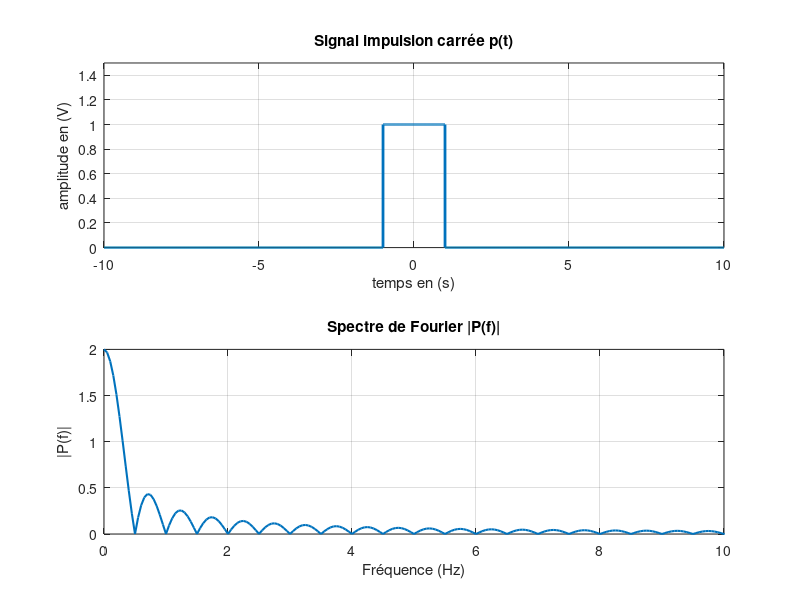

Recreate this plot in MATLAB.
Fe = 1000;              % Fréquence d'échantillonnage
t = -10:1/Fe:10;        % Axe temporel

p = zeros(size(t));     % Initialisation du signal p(t) une fois que t est défini
id = (t > -1) & (t <= 1);
p(id) = 1;

sp_p = abs(fft(p));      % Module de la transformée de Fourier
sp_p = sp_p / Fe;        % Normalisation (optionnelle mais courante)

N = length(p);           % Nombre d'échantillons
fr = (0:N-1)*(Fe/N);     % Axe des fréquences (Hz)

figure(2);
subplot(2,1,1);
plot(t, p, 'LineWidth', 2); grid on;
axis([-10 10 0 1.5]);
xlabel('temps en (s)');
ylabel('amplitude en (V)');
title('Signal impulsion carrée p(t)');

subplot(2,1,2);
plot(fr, sp_p, 'LineWidth', 1.5); grid on;
xlim([0 10]);                    % Zoom sur les basses fréquences
xlabel('Fréquence (Hz)');
ylabel('|P(f)|');
title('Spectre de Fourier |P(f)|');
